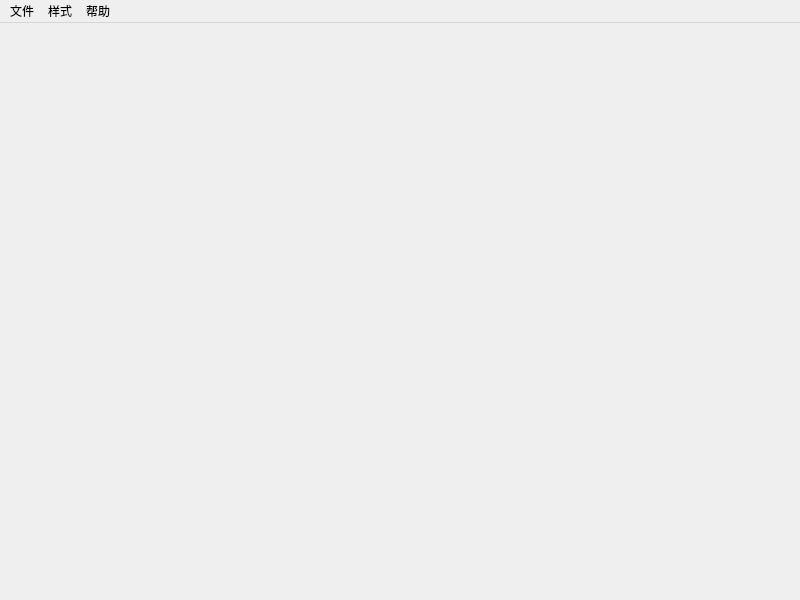
<?xml version="1.0" encoding="UTF-8"?>
<ui version="4.0">
 <class>MainWindow</class>
 <widget class="QMainWindow" name="MainWindow">
  <property name="geometry">
   <rect>
    <x>0</x>
    <y>0</y>
    <width>800</width>
    <height>600</height>
   </rect>
  </property>
  <property name="windowTitle">
   <string>MainWindow</string>
  </property>
  <widget class="QWidget" name="centralwidget">
   <property name="enabled">
    <bool>true</bool>
   </property>
  </widget>
  <widget class="QMenuBar" name="menubar">
   <property name="geometry">
    <rect>
     <x>0</x>
     <y>0</y>
     <width>800</width>
     <height>26</height>
    </rect>
   </property>
   <widget class="QMenu" name="menu">
    <property name="title">
     <string>文件</string>
    </property>
    <widget class="QMenu" name="menuExport">
     <property name="title">
      <string>导出为</string>
     </property>
     <addaction name="actionExportImage"/>
     <addaction name="actionExportHTML"/>
     <addaction name="actionExportSVG"/>
    </widget>
    <addaction name="actionNewFile"/>
    <addaction name="actionOpenFile"/>
    <addaction name="actionSaveFile"/>
    <addaction name="menuExport"/>
   </widget>
   <widget class="QMenu" name="menu_2">
    <property name="title">
     <string>帮助</string>
    </property>
   </widget>
   <widget class="QMenu" name="menuStyle">
    <property name="title">
     <string>样式</string>
    </property>
    <widget class="QMenu" name="menuBlock">
     <property name="title">
      <string>框图型</string>
     </property>
     <addaction name="actionBlueBlock"/>
     <addaction name="actionRedBlock"/>
     <addaction name="actionYellowBlock"/>
    </widget>
    <widget class="QMenu" name="menuPolyline">
     <property name="title">
      <string>折线型</string>
     </property>
     <addaction name="actionBluePoly"/>
     <addaction name="actionRedPoly"/>
     <addaction name="actionYellowPoly"/>
    </widget>
    <addaction name="actionColorLine"/>
    <addaction name="menuBlock"/>
    <addaction name="menuPolyline"/>
   </widget>
   <addaction name="menu"/>
   <addaction name="menuStyle"/>
   <addaction name="menu_2"/>
  </widget>
  <action name="actionNewFile">
   <property name="text">
    <string>新建文件</string>
   </property>
   <property name="shortcut">
    <string>Ctrl+N</string>
   </property>
  </action>
  <action name="actionOpenFile">
   <property name="text">
    <string>打开文件</string>
   </property>
   <property name="shortcut">
    <string>Ctrl+O</string>
   </property>
  </action>
  <action name="actionSaveFile">
   <property name="text">
    <string>保存文件</string>
   </property>
   <property name="shortcut">
    <string>Ctrl+S</string>
   </property>
  </action>
  <action name="actionColorLine">
   <property name="checkable">
    <bool>true</bool>
   </property>
   <property name="text">
    <string>彩线型</string>
   </property>
  </action>
  <action name="actionBlueBlock">
   <property name="checkable">
    <bool>true</bool>
   </property>
   <property name="text">
    <string>天空蓝</string>
   </property>
  </action>
  <action name="actionRedBlock">
   <property name="checkable">
    <bool>true</bool>
   </property>
   <property name="text">
    <string>清新红</string>
   </property>
  </action>
  <action name="actionYellowBlock">
   <property name="checkable">
    <bool>true</bool>
   </property>
   <property name="text">
    <string>泥土黄</string>
   </property>
  </action>
  <action name="actionBluePoly">
   <property name="checkable">
    <bool>true</bool>
   </property>
   <property name="text">
    <string>蓝色</string>
   </property>
  </action>
  <action name="actionRedPoly">
   <property name="checkable">
    <bool>true</bool>
   </property>
   <property name="text">
    <string>红色</string>
   </property>
  </action>
  <action name="actionYellowPoly">
   <property name="checkable">
    <bool>true</bool>
   </property>
   <property name="text">
    <string>黄色</string>
   </property>
  </action>
  <action name="actionExportImage">
   <property name="text">
    <string>图片</string>
   </property>
  </action>
  <action name="actionExportHTML">
   <property name="text">
    <string>HTML</string>
   </property>
  </action>
  <action name="actionExportSVG">
   <property name="text">
    <string>SVG</string>
   </property>
  </action>
 </widget>
 <resources/>
 <connections/>
</ui>
